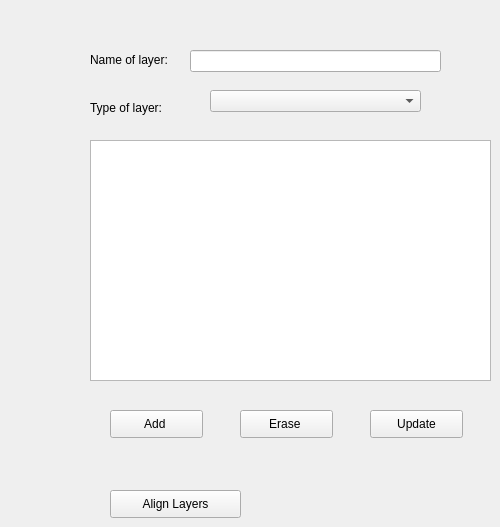
        <widget class="QWidget" name="tab_3">
         <attribute name="title">
          <string>Layers</string>
         </attribute>
         <widget class="QLabel" name="label_28">
          <property name="geometry">
           <rect>
            <x>90</x>
            <y>50</y>
            <width>111</width>
            <height>20</height>
           </rect>
          </property>
          <property name="text">
           <string>Name of layer:</string>
          </property>
         </widget>
         <widget class="QTableWidget" name="layersTableView">
          <property name="geometry">
           <rect>
            <x>90</x>
            <y>140</y>
            <width>401</width>
            <height>241</height>
           </rect>
          </property>
         </widget>
         <widget class="QLabel" name="label_2">
          <property name="geometry">
           <rect>
            <x>90</x>
            <y>100</y>
            <width>91</width>
            <height>16</height>
           </rect>
          </property>
          <property name="text">
           <string>Type of layer:</string>
          </property>
         </widget>
         <widget class="QPushButton" name="pushLayerButton">
          <property name="geometry">
           <rect>
            <x>110</x>
            <y>410</y>
            <width>93</width>
            <height>28</height>
           </rect>
          </property>
          <property name="text">
           <string>Add </string>
          </property>
         </widget>
         <widget class="QLineEdit" name="lineEdit_4">
          <property name="geometry">
           <rect>
            <x>190</x>
            <y>50</y>
            <width>251</width>
            <height>22</height>
           </rect>
          </property>
         </widget>
         <widget class="QComboBox" name="typeLayerComboBox">
          <property name="geometry">
           <rect>
            <x>210</x>
            <y>90</y>
            <width>211</width>
            <height>22</height>
           </rect>
          </property>
         </widget>
         <widget class="QPushButton" name="eraseLayerButton">
          <property name="geometry">
           <rect>
            <x>240</x>
            <y>410</y>
            <width>93</width>
            <height>28</height>
           </rect>
          </property>
          <property name="text">
           <string>Erase </string>
          </property>
         </widget>
         <widget class="QPushButton" name="updateLayerButton">
          <property name="geometry">
           <rect>
            <x>370</x>
            <y>410</y>
            <width>93</width>
            <height>28</height>
           </rect>
          </property>
          <property name="text">
           <string>Update</string>
          </property>
         </widget>
         <widget class="QPushButton" name="alignLayerspushButton">
          <property name="geometry">
           <rect>
            <x>110</x>
            <y>490</y>
            <width>131</width>
            <height>28</height>
           </rect>
          </property>
          <property name="text">
           <string>Align Layers</string>
          </property>
         </widget>
        </widget>
